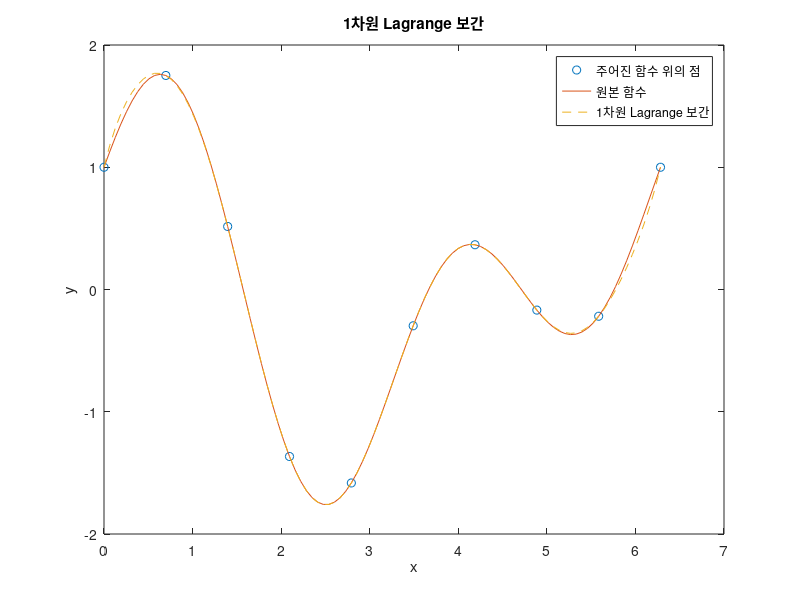

The MATLAB source for this figure:
n = 10;

% x 값 범위 설정
x_range = linspace(0, 2*pi, n);

% 주어진 함수 위의 점 생성
x = x_range;
y = sin(2*x) + cos(x);

% 보간할 x 값 범위 설정
x_interp = linspace(0, 2*pi, 100);

% 1차원 Lagrange 보간 함수
lagrange_interp = zeros(size(x_interp));
for i = 1:length(x_interp)
    for j = 1:length(x)
        % 각 점에서의 Lagrange 다항식 계산
        L = 1;
        for k = 1:length(x)
            if k ~= j
                L = L * (x_interp(i) - x(k)) / (x(j) - x(k));
            end
        end
        % 각 점에서의 보간값 계산
        lagrange_interp(i) = lagrange_interp(i) + y(j) * L;
    end
end

% 결과 그래프 출력
plot(x, y, 'o', x_interp, sin(2*x_interp) + cos(x_interp), '-', x_interp, lagrange_interp, '--');
legend('주어진 함수 위의 점', '원본 함수', '1차원 Lagrange 보간');
xlabel('x');
ylabel('y');
title('1차원 Lagrange 보간');